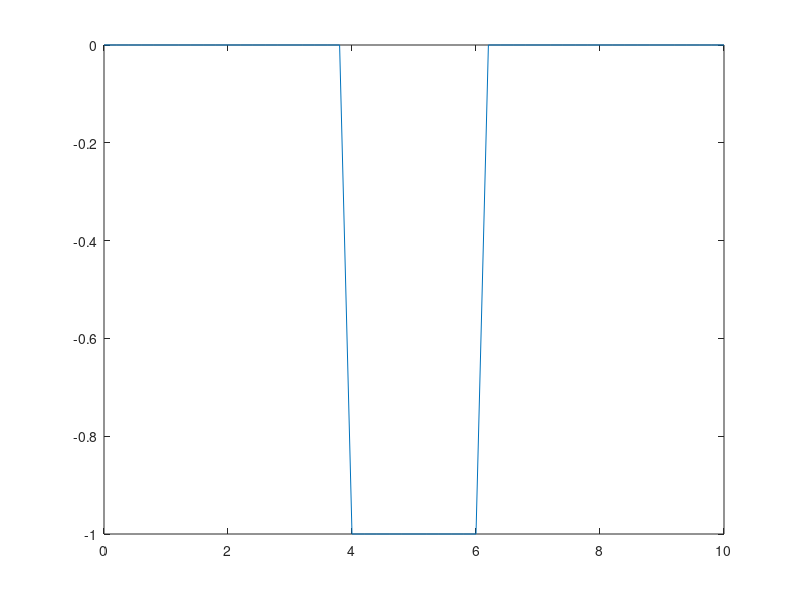

Source code (MATLAB): (Note: this script raises an error after producing the figure.)
%% Test BEM Solver
N = 51; % points per edge
L = 10; % length of domain
H = 3; % height of domain

% construct top and bottom boundary conditions
Abot = zeros(N,1);
Abot(0.5*(N-1)+1-(N-1)/L:0.5*(N-1)+1+(N-1)/L)=-1;
Atop = zeros(N,1);

% solve BEM equations
%[c, dcdn] = laplace_BEM_2d(N,L,H,Abot,Atop,20);

plot(linspace(0,L,N),Abot)
%% Interior points
int = conc_interior(c,dcdn,N,L,H);
%%
[ubot, utop] = u_slip(c,N,L,  [1 1], 0);
f = stokes_BEM_2d(N,L,H,ubot,utop);
%%
[U,V] = flow_int(N,L,H, f, ubot, utop,N);
%%
tend = 100;
dt = 0.01;
[xtraj,ytraj] = trajectory1(N,L,H, 5.3,1, f, ubot, utop, tend, dt);
%%
tend = 100;
dt = 0.01;
[xtraj2,ytraj2] = trajectory1(N,L,H, 4.7,1, f, ubot, utop, tend, dt);
%%
tend = 250;
dt = 0.02;
[xtraj3,ytraj3] = trajectory1(N,L,H, 5.1,1, f, ubot, utop, tend, dt);
%%
tend = 250;
dt = 0.02;
[xtraj4,ytraj4] = trajectory1(N,L,H, 4.9,1, f, ubot, utop, tend, dt);
%%
tend = 50;
dt = 0.01;
[xtraj5,ytraj5] = trajectory1(N,L,H, 5.9,1, f, ubot, utop, tend, dt);
%%
tend = 50;
dt = 0.01;
[xtraj6,ytraj6] = trajectory1(N,L,H, 4.1,1, f, ubot, utop, tend, dt);
%%
[cPe1,ubotPe1,utopPe1,f1] = advdiff(N, L, H, Abot, Atop, 1, 1, int);
%%
[cPe101,ubotPe10,utopPe10,f10] = advdiff(N, L, H, Abot, Atop,5, 10, cPe10);
%%
[cPe4,ubotPe4,utopPe4,f4] = advdiff(N, L, H, Abot, Atop, 1, 4, int);
%%
figure
surf(linspace(0,L,N),linspace(0,H,N),cPe1,'edgecolor','none')
view(2)
shading interp
daspect([1 1 1])
colorbar
%%
figure
surf(linspace(0,L,N),linspace(0,H,N),cPe4,'edgecolor','none')
view(2)
shading interp
daspect([1 1 1])
colorbar

%%
figure
surf(linspace(0,L,N),linspace(0,H,N),cPe10,'edgecolor','none')
view(2)
shading interp
daspect([1 1 1])
colorbar

%%
tend = 100;
dt = 0.01;
[xtrajPe,ytrajPe] = trajectory1(N,L,H, 5.3,1, f10, ubotPe10, utopPe10, tend, dt);
%%
tend = 100;
dt = 0.01;
[xtrajPe2,ytrajPe2] = trajectory1(N,L,H, 4.7,1, f10, ubotPe10, utopPe10, tend, dt);
%%
tend = 250;
dt = 0.02;
[xtrajPe3,ytrajPe3] = trajectory1(N,L,H, 5.1,1, f10, ubotPe10, utopPe10, tend, dt);
%%
tend = 250;
dt = 0.02;
[xtrajPe4,ytrajPe4] = trajectory1(N,L,H, 4.9,1, f10, ubotPe10, utopPe10, tend, dt);
%%
tend = 50;
dt = 0.01;
[xtrajPe5,ytrajPe5] = trajectory1(N,L,H, 5.9,1, f10, ubotPe10, utopPe10, tend, dt);
%%
tend = 50;
dt = 0.01;
[xtrajPe6,ytrajPe6] = trajectory1(N,L,H, 4.1,1, f10, ubotPe10, utopPe10, tend, dt);
%%
figure
tiledlayout(2,1)
nexttile
plot3(xtraj,ytraj,50*ones(length(xtraj),1),'k')
hold on 
plot3(xtraj2,ytraj2,50*ones(length(xtraj),1),'k')
plot3(xtraj3,ytraj3,50*ones(length(xtraj3),1),'k')
plot3(xtraj4,ytraj4,50*ones(length(xtraj4),1),'k')
plot3(xtraj5,ytraj5,50*ones(length(xtraj5),1),'k')
plot3(xtraj6,ytraj6,50*ones(length(xtraj6),1),'k')
surf(linspace(0,L,N),linspace(0,H,N),int,'edgecolor','none')
hold off
view(2)
shading interp
daspect([1 1 1])
colorbar
nexttile
plot3(xtrajPe,ytrajPe,50*ones(length(xtrajPe),1),'k')
hold on 
plot3(xtrajPe2,ytrajPe2,50*ones(length(xtrajPe2),1),'k')
plot3(xtrajPe3,ytrajPe3,50*ones(length(xtrajPe3),1),'k')
plot3(xtrajPe4,ytrajPe4,50*ones(length(xtrajPe4),1),'k')
plot3(xtrajPe5,ytrajPe5,50*ones(length(xtrajPe5),1),'k')
plot3(xtrajPe6,ytrajPe6,50*ones(length(xtrajPe6),1),'k')
surf(linspace(0,L,N),linspace(0,H,N),cPe10,'edgecolor','none')
hold off
view(2)
shading interp
daspect([1 1 1])
colorbar
%%
figure
surf(linspace(0,L,N),linspace(0,H,N),log(abs(cPe10-int)),'edgecolor','none')
view(2)
shading interp
daspect([1 1 1])
colorbar
%%
figure
plot3(xtrajPe,ytrajPe,50*ones(length(xtrajPe),1),'k')
hold on 
plot3(xtrajPe2,ytrajPe2,50*ones(length(xtrajPe2),1),'k')
plot3(xtrajPe3,ytrajPe3,50*ones(length(xtrajPe3),1),'k')
plot3(xtrajPe4,ytrajPe4,50*ones(length(xtrajPe4),1),'k')
plot3(xtrajPe5,ytrajPe5,50*ones(length(xtrajPe5),1),'k')
plot3(xtrajPe6,ytrajPe6,50*ones(length(xtrajPe6),1),'k')
surf(linspace(0,L,N),linspace(0,H,N),cPe10,'edgecolor','none')
hold off
view(2)
shading interp
daspect([1 1 1])
colorbar
print('FinitePe10','-depsc','-painters')
%%
figure
plot(linspace(0,L,N),ubotPe10)
hold on 
plot(linspace(0,L,N),ubot,'k')
plot(linspace(0,L,N),ubotPe1,'r')
plot(linspace(0,L,N),ubotPe4,'b')

%% Test BEM Solver
N = 51; % points per edge
L = 10; % length of domain
H = 3; % height of domain


% construct top and bottom boundary conditions
Abot = zeros(N,1);
Abot(0.5*(N-1)+1-(N-1)/L:0.5*(N-1)+1+(N-1)/L)=-1;
Atop = zeros(N,1);

% solve BEM equations
[c, dcdn] = laplace_BEM_2d(N,L,H,Abot,Atop);

int = conc_interior(c,dcdn,N,L,H);
%%

[cPe101,ubotPe101,utopPe101,f101] = advdiff(N, L, H, Abot, Atop,0.1, 10, cPe10);
%%
figure
surf(linspace(0,L,N),linspace(0,H,N),cPe101,'edgecolor','none')
view(2)
shading interp
daspect([1 1 1])
colorbar
%% Check solution Pe = 10
[UPe10,VPe10]=flow_int(N,L,H, f101, ubotPe101, utopPe101);
Pe =10;
%%
M=zeros(N);
dx = L/(N-1);
dy = H/(N-1);
%%
cPe10=cPe101;
for i=2:N-1
        for j=2:N-1
           M(i,j) = ((1/10)*((cPe10(i+1,j)-2*cPe10(i,j)+cPe10(i-1,j))/(dy^2) + (cPe10(i,j+1)-2*cPe10(i,j)+cPe10(i,j-1))/(dx^2))...
               -VPe10(i,j)*(cPe10(i+1,j)-cPe10(i-1,j))/(2*dy)-UPe10(i,j)*(cPe10(i,j+1)-cPe10(i,j-1))/(2*dx));
        end
end
%%
max(abs(M),[],"all")